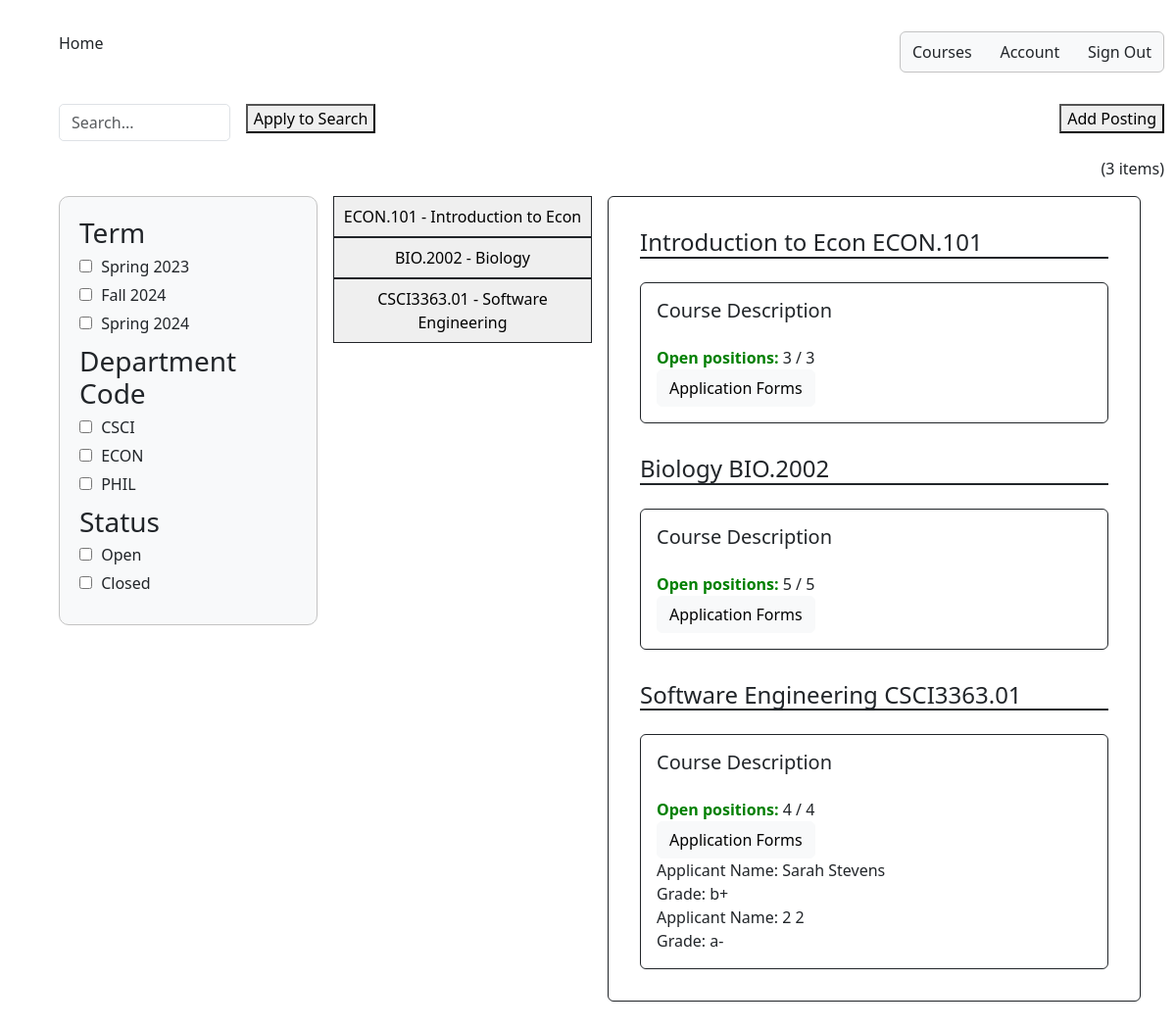
/instructor_summary/, run on an earlier commit of the app's database.
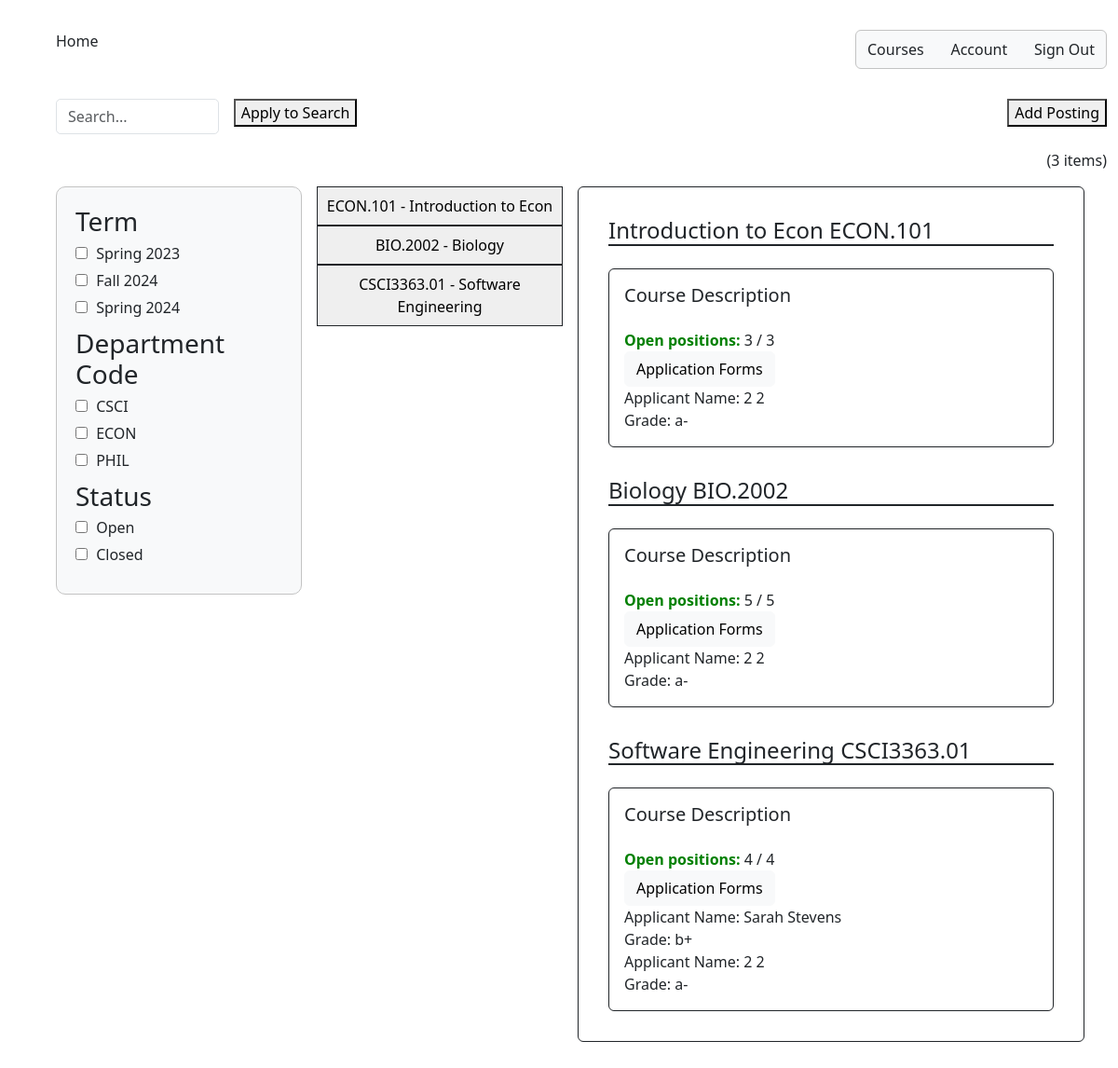
And on a later commit of the database.
### InstructorAddCourse/models.py (models this page shows)
class InstructorAddCourse(models.Model):
	course_name = models.CharField(max_length=255)
	course_number = models.CharField(max_length=255)
	course_instructor = models.CharField(max_length=255)
	description = models.CharField(max_length=800)
	total_time_commitment = models.DecimalField(max_digits=2, decimal_places=0, validators=[MinValueValidator(0)], default=0)
	has_discussion = models.CharField(choices=[('yes', 'Yes'),('no', 'No')], max_length=50, default='')
	num_ta_needed = models.DecimalField(max_digits=2, decimal_places=0, validators=[MinValueValidator(0)], default=0)
	curr_num_ta = models.IntegerField(default=0)
	graded_meeting = models.CharField(choices=[('yes', 'Yes'),('no', 'No')], max_length=50, default='')
	office_hours = models.DecimalField(max_digits=2, decimal_places=0, validators=[MinValueValidator(0)], default=0)
	other_info = models.CharField(max_length=800, default=None)
	term = models.CharField(default=get_default_term(), max_length=100)

### application/models.py (models this page shows)
class Application(models.Model):
    course_name = models.CharField(max_length=200, default=None, blank = False, null=False)
    course_number = models.CharField(max_length=200, default=None)
    description = models.CharField(max_length=800, default=None)
    first_name = models.CharField(max_length=255, default=None)
    last_name = models.CharField(max_length=255, default=None)
    eagle_id = models.CharField(max_length=255, default=None)
    GRADES = (
        ('--', '--'),
        ('a', 'A'),
        ('a-', 'A-'),
        ('b+', 'B+'),
        ('b-', 'B-'),
        ('c+', 'C+'),
        ('c', 'C'),
        ('c-', 'C-'),
        ('d+', 'D+'),
        ('d', 'D'),
        ('d-', 'D-'),
        ('f', 'F'),
        ('n/a', 'N/A')
    )
    GRAD = (
        ('--', '--'),
        ('2023','2023'),
        ('2024', '2024'),
        ('2025', '2025'),
        ('2026', '2026')
    )
    grad = models.CharField(max_length=50, choices=GRAD, default='')
    past_course = models.CharField(choices=[('yes', 'Yes'),('no', 'No')], max_length=50, default='')
    grade = models.CharField(max_length=50, choices=GRADES, default='')
    hours = models.DecimalField(max_digits=2, decimal_places=0, validators=[MinValueValidator(0)], default=0)
    other_courses = models.CharField(max_length=800, default=None)
    misc_information = models.CharField(max_length=800, default=None)

### instructorSummary/views.py (the view)
# urls.py: path('instructor_summary/', instructor_summary_view),
def instructor_summary_view(response):
    course_objects = InstructorAddCourse.objects.all()
    course_count = course_objects.count()
    application_objects = Application.objects.all()
    context = {'course_objects': course_objects, 'course_count': course_count,
               'application_objects': application_objects}
    return render(response, "instructorSummary.html", context)

### templates/instructorSummary.html (shortened to what this page needs)
<!DOCTYPE html>
{% extends 'appbase.html' %} {% block content %} {% load static %}
<html>
    <head>
        <link rel="stylesheet" href="{% static 'adminSummary.css' %}" />
    </head>
        <body>
            <div class="container-fluid">
              <form method="get">
              <div class="row">
                <div class="col-sm-2">
                  <input
                    type="text"
                    class="form-control"
                    id="search"
                    name="q"
                    placeholder="Search..."
                  />
                </div>
                <div class="col-sm-2">
                  <button id="apply-to-search-btn">Apply to Search</button>
                </div>
                <div class="col-sm">
                </div>
                <div class="col-sm-2">
                  <div class="text-end">
                    <a href="http://127.0.0.1:8000/add_course/">
                      <button id="add-posting-btn">Add Posting</button>
                    </a>
                  </div>
                </div>
              </div>
              <div class="row" id="item-row">
                <div class="col-sm">
                  <div class="text-end">({{course_count}} items)</div>
                </div>
              </div>
              </div>
                <div class="row">
                    <div class="col">
                        <div class="filter-box">
                          <div class="filter-group">
                            <h3>Term</h3>
                            <label>
                              <input type="checkbox" name="term" value="Spring 2023"/>
                              Spring 2023
                            </label>
                            <label>
                              <input type="checkbox" name="term" value="Fall 2024"/>
                              Fall 2024
                            </label>
                            <label>
                             <input type="checkbox" name="term" value="Spring 2024"/>
                             Spring 2024
                           </label>
                          </div>
                          <div class="filter-group">
                            <h3>Department Code</h3>
                            <label>
                              <input type="checkbox" name="dept-code" value="CSCI"/>
                              CSCI
                            </label>
                            <label>
                              <input type="checkbox" name="dept-code" value="ECON"/>
                              ECON
                            </label>
                            <label>
                              <input type="checkbox" name="color" value="green"/>
                              PHIL
                            </label>
                          </div>
                          <div class="filter-group">
                            <h3>Status</h3>
                            <label>
                              <input type="checkbox" name="status" value="Open"/>
                              Open
                            </label>
                            <label>
                              <input type="checkbox" name="status" value="Closed"/>
                              Closed
                            </label>
                            </div>
                        </div>
                    </div>
                    <div class="col">
                        {% for course in course_objects %}
                        <button class="border border-1 border-dark p-2" style="width:100%">
                            <div>{{ course.course_number}} - {{ course.course_name}}</div>
                        </button>
                        {% endfor %}
                    </div>
                    <div class="col-6">
                        <div class="border border-1 border-dark rounded p-3">
                            {% for course in course_objects %}
                            <div class="p-3">
                            <h4 class="border-bottom border-2 border-dark">{{ course.course_name }}&nbsp;{{ course.course_number}}</h4>
                            <div class="border border-1 border-dark rounded p-3 mt-4">
                                <h5>Course Description</h5>
                                <div class="mt-4"><strong style="color: green;">Open positions:</strong> {{ course.num_ta_needed }} / {{ course.num_ta_needed}}</div>
                                <button class="btn btn-light">Application Forms</button>
                                {% for application in application_objects %}
                                  {% if course.course_number == application.course_number %}
                                    <div>Applicant Name: {{ application.first_name }} {{ application.last_name }}</div>
                                    <div>Grade: {{ application.grade }}</div>
                                  {% endif %}
                                {% endfor %}
                            </div>
                            </div>
                            {% endfor %}
                        </div>
                    </div>
                </div>
            </div>
        </body>
</html>
{% endblock %}

### templates/appbase.html (shortened to what this page needs)
{% load static %}
<html>
  <head>
    <link
      href="https://cdn.jsdelivr.net/npm/bootstrap@5.3.0-alpha1/dist/css/bootstrap.min.css"
      rel="stylesheet"
    />
    <link rel="stylesheet" href="{% static 'appbase.css' %}" />
  </head>
  <body>
    <div class="container-fluid m-4">
      <div class="row m-3">
        <div class="col-sm">
          <div class="label">Home</div>
        </div>
        <div class="col-sm-3">
          <nav class="navbar navbar-light rounded">
            <div class="container-fluid">
              <a class="nav-link" href="#">Courses</a>
              <a class="nav-link" href="#">Account</a>
              <a class="nav-link" href="#">Sign Out</a>
            </div>
          </nav>
        </div>
        </div>
        <div class="row m-3">
          {% block content %} {% endblock %}
  </body>
</html>

### static/appbase.css (style rules this page uses)
.navbar { background-color: #f8f9fa; }
.rounded { border-radius: 10px; border: 1px solid #c3c3c3; }

### static/adminSummary.css (style rules this page uses)
body { height: 100%; }
.filter-box { padding: 20px; border: 1px solid #c3c3c3; background-color: #f8f9fa; border-radius: 10px; }
.filter-group { margin-bottom: 10px; }
.filter-group h3 { margin-top: 0; margin-bottom: 5px; }
.filter-group label { display: block; margin-bottom: 5px; }
.filter-group input[type="checkbox"] { margin-right: 5px; }
[class*="col"] { padding: 0.5rem; }
.form-control { border-radius: 5px; }

What changed in the data, as far as the page shows it:
added Application: first_name "2", last_name "2", grade "a-", shown under InstructorAddCourse "Introduction to Econ"
added Application: first_name "2", last_name "2", grade "a-", shown under InstructorAddCourse "Biology"
